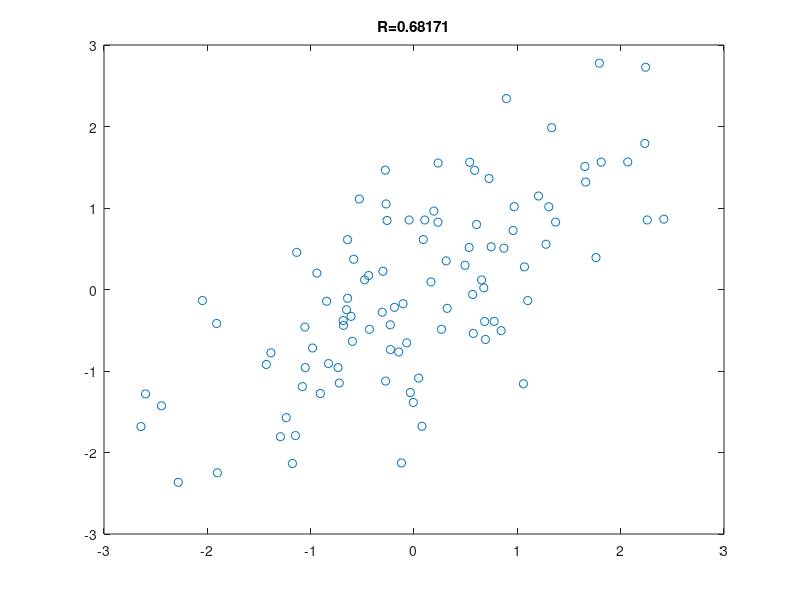

The MATLAB script that drew this image: (Note: this script raises an error after producing the figure.)
%% Matlab for Brain and Cognitive Scientists
% Matlab code for Chapter 16
% Mike X Cohen
% 
% This code accompanies the book 
%      "Matlab for Brain and Cognitive Scientists" (MIT Press, 2017).
% Using the code without following the book may lead to confusion, 
% incorrect data analyses, and misinterpretations of results. 
% Mike X Cohen assumes no responsibility for incorrect use of this code. 

%% generate bivariate correlated data

r = .6;
n = 100;
x = randn(n,2);
x(:,2) = x(:,1)*r + x(:,2)*sqrt(1-r^2);

figure(1), clf
plot(x(:,1),x(:,2),'o')
obsR = corr(x);
title([ 'R=' num2str(obsR(2)) ])

%% multivariate covariance with real data

load ../sampleEEGdata

% extract channels-by-time matrix from trial 1
data = squeeze(EEG.data(:,:,1));

% is the a valid covariance?
cov2 = data*data'/(EEG.pnts-1);

% this one's better (why?)
data = bsxfun(@minus,data,mean(data,2));
cov2 = data*data'/(EEG.pnts-1);


% show the covariance matrix
figure(2), clf
imagesc(cov2)
set(gca,'clim',[-100 200])


% now show the variance ("co"variance along the diagonal)
figure(3), clf
topoplotIndie(diag(cov2),EEG.chanlocs);
set(gca,'clim',[0 200])
colormap hot
colorbar
title('Variances')


% and some seeded covariances. The numbers in cov2
% are particular electrodes.
figure(4), clf
subplot(131)
topoplotIndie(cov2(47,:),EEG.chanlocs);

subplot(132)
topoplotIndie(cov2(23,:),EEG.chanlocs);

subplot(133)
topoplotIndie(cov2(10,:),EEG.chanlocs);

%% correlation in one variable

r = .6;
n = 100;
x = randn(n,2);
x(:,2) = x(:,1)*r + x(:,2)*sqrt(1-r^2);

% stretch to make covariance different from correlation
x(:,1) = x(:,1)*100 + 2;
x(:,2) = x(:,2)*20 + 10;

cx  = x(:,1)'*x(:,2) / (n-1);
vx1 = x(:,1)'*x(:,1) / (n-1);
vx2 = x(:,2)'*x(:,2) / (n-1);

cov1 = cov(x)

% these two variables should be identical!
cor1 = cx / sqrt(vx1*vx2)
cor2 = corr(x)

%% correlation

% extract and prepare the data
data = squeeze(EEG.data(:,:,1));
data = bsxfun(@minus,data,mean(data,2));
data = bsxfun(@rdivide,data,std(data,[],2));

% compute correlation as covariance of normalized data
cor2 = data*data'/(EEG.pnts-1);

% image it
figure(5), clf
imagesc(cor2)
get(gca,'clim') % let's see the color range

%% or...

% data again
data = squeeze(EEG.data(:,:,1));
data = bsxfun(@minus,data,mean(data,2));

% this is the unscaled covariance
cor2 = data*data'/(EEG.pnts-1);


% compute the variance matrix
stdMat = sqrt( diag(cor2)*diag(cor2)' );

% and then scale the (previously unscaled) covariance
cor2 = cor2 ./ stdMat;

imagesc(cor2)
get(gca,'clim') % how does this color range compare to that of the previous cell?

%% Anscobe's quartet to illustrate Pearson vs. Spearman

anscombe = [
  % series 1    series 2    series 3     series 4
    10  8.04    10  9.14    10  7.46     8  6.58;
     8  6.95     8  8.14     8  6.77     8  5.76;
    13  7.58    13  8.76    13 12.74     8  7.71;
     9  8.81     9  8.77     9  7.11     8  8.84;
    11  8.33    11  9.26    11  7.81     8  8.47;
    14  9.96    14  8.10    14  8.84     8  7.04;
     6  7.24     6  6.13     6  6.08     8  5.25;
     4  4.26     4  3.10     4  5.39     8  5.56;
    12 10.84    12  9.13    12  8.15     8  7.91;
     7  4.82     7  7.26     7  6.42     8  6.89;
     5  5.68     5  4.74     5  5.73    19 12.50;
    ];


%% end
